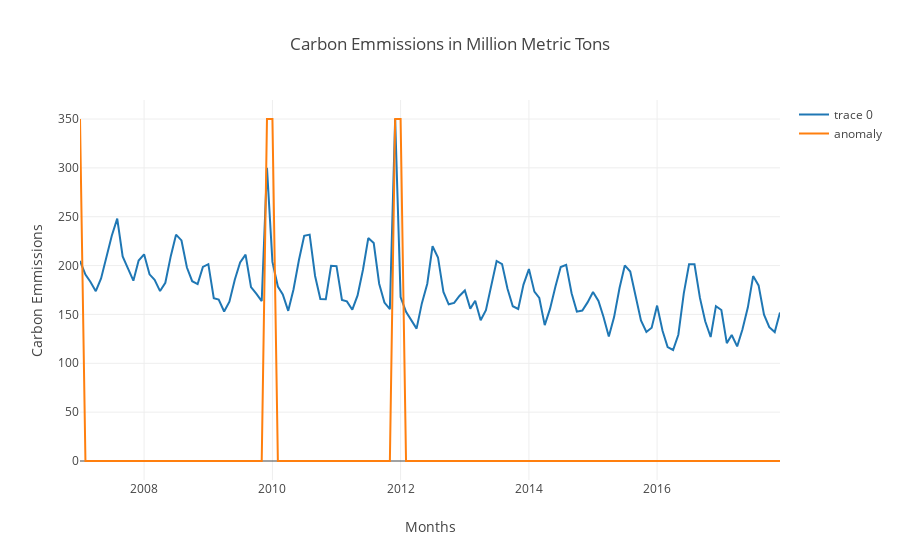

Notebook code cell kept with this figure:
### Code cell
anomaly_data.columns = ['anomaly']
anomaly_data['anomaly'] = np.where(anomaly_data['anomaly'] == False, 350, 0)

#lead = go.Scatter(x=df.index, y=df['Value'], name = "Carbon emissions")
anomaly = go.Scatter(x=anomaly_data.index, y=anomaly_data['anomaly'], name = "anomaly")

data = [value, anomaly]
layout = go.Layout(
    title = 'Carbon Emmissions in Million Metric Tons',
    yaxis = dict(
        title='Carbon Emmissions'
    ),
    xaxis = dict(
        title='Months'
    )
)
fig = go.Figure(data=data, layout=layout)
py.offline.iplot(fig)

### Figure 1 — Plotly figure (JSON) as saved in the notebook; plotly's stock layout.template omitted (floating-point values rounded to 4 significant figures; data arrays with more than 128 entries replaced by an {"elided": "..."} marker saying what was removed)
{"data": [{"type": "scatter", "x": {"elided": "132 str values"}, "y": {"elided": "132 float values"}}, {"name": "anomaly", "type": "scatter", "x": {"elided": "132 str values"}, "y": {"elided": "132 int values"}}], "layout": {"title": "Carbon Emmissions in Million Metric Tons", "xaxis": {"title": "Months"}, "yaxis": {"title": "Carbon Emmissions"}}}
